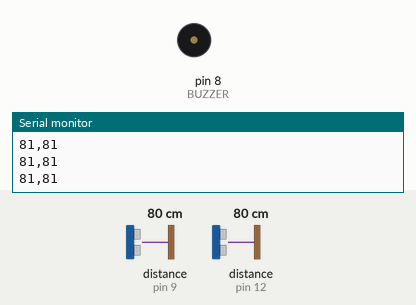
Simulated run of this sketch. Board: Arduino Uno, built with avr-gcc and run on an emulated ATmega328P. Parts: buzzer (waves = sounding), the last lines printed to the serial monitor. Inputs (shaded band) come from the test bench; at power-on: distance to the obstacle (sensors on pin 9, pin 12) 80 cm. The echo pulse lasts 58.3 µs per cm.

Above: at 1.2 s.
1.3 s: distance to the obstacle (sensor on pin 9) set to 2 cm
At 1.72 s:
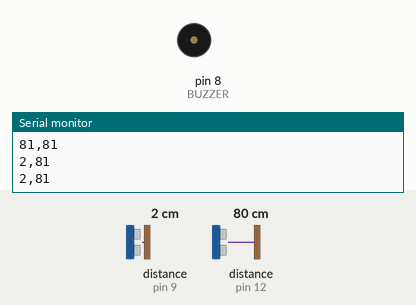
4.3 s: distance to the obstacle (sensor on pin 9) set to 120 cm
At 4.54 s:
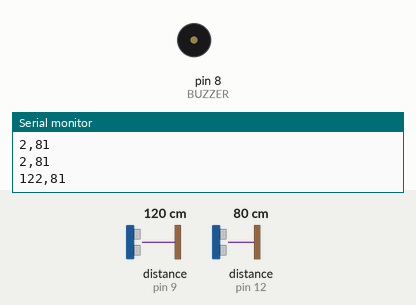
Timing chart, 0 to 13.3 s (numbered marks = the images above; inputs shaded):
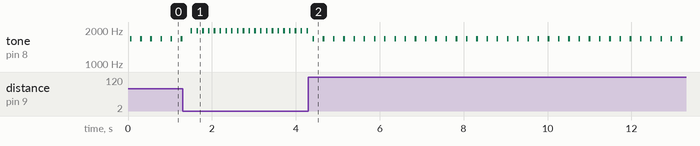

The sketch:

Arduino_Canvitas_Final.ino
```cpp
#include <NewPing.h> //biblioteca NewPing

#define MAX_DISTANCE 400 // distância máxima que os sensores vão considerar

// Sensores
#define TRIGGER_1 10
#define ECHO_1    9
#define TRIGGER_2 11
#define ECHO_2    12

// Buzzer
#define BUZZER    8
//os sensonres a utilizar a bibliotexa
NewPing sonar1(TRIGGER_1, ECHO_1, MAX_DISTANCE);
NewPing sonar2(TRIGGER_2, ECHO_2, MAX_DISTANCE);

void setup() {
  Serial.begin(9600);
  pinMode(BUZZER, OUTPUT);//o buzzer está definido como saída
}

void loop() {
  //mede a distância dos dois sensores
  int dist1 = sonar1.ping_cm();
  int dist2 = sonar2.ping_cm();

  // se o sensor não detetar, vai definir a distância inválida
  if (dist1 == 0 || dist1 > MAX_DISTANCE) dist1 = MAX_DISTANCE + 1;
  if (dist2 == 0 || dist2 > MAX_DISTANCE) dist2 = MAX_DISTANCE + 1;
//mostra a distância no monitor serial
  Serial.print(dist1);
  Serial.print(",");
  Serial.println(dist2);
//utiliza a menor distância entre os 2 sensores
  int closest = min(dist1, dist2);
//o som do buzzer é baseado na distância
  buzzerToneBeep(BUZZER, closest);
}

// Faz um beep do buzzer dependendo da distância
void buzzerToneBeep(int pin, int distance) {
  //a distância está dentro do limite
  if (distance <= MAX_DISTANCE) {
    // distância para a frequência
    int freq = map(distance, 1, MAX_DISTANCE, 2000, 500);
    freq = constrain(freq, 100, 5000);//limita a freq. a não ficar muito baixo ou alta

    // calcula quanto tempo dura um onda
    unsigned long period = 1000000UL / freq;
    unsigned long halfPeriod = period / 2;

    // define quanto tempo o beep vai durar
    unsigned long beepDur = 30000UL;
    unsigned long cycles = beepDur / period;

    // onda quadrada
    for (unsigned long i = 0; i < cycles; i++) {
      digitalWrite(pin, HIGH);//liga o buzzer
      delayMicroseconds(halfPeriod);
      digitalWrite(pin, LOW);//desliga o buzzer
      delayMicroseconds(halfPeriod);
    }

    //pausa para o proximo beep( mais perto= menos espera)
    int pause = map(distance, 1, MAX_DISTANCE, 100, 600);
    delay(pause);

  } else {
    // silenciar
    digitalWrite(pin, LOW);
    delay(100);
  }
}
```

Measured:
- after the input at 1.3 s, tone on pin 8 (BUZZER): alternates 1969 Hz for 0.04 s and silent for 0.10 s, starting after 0.20 s
- after the input at 4.3 s, tone on pin 8 (BUZZER): alternates 1677 Hz for 0.04 s and silent for 0.20 s, starting after 0.10 s
- by itself, tone on pin 8 (BUZZER): alternates 1677 Hz for 0.04 s and silent for 0.20 s
